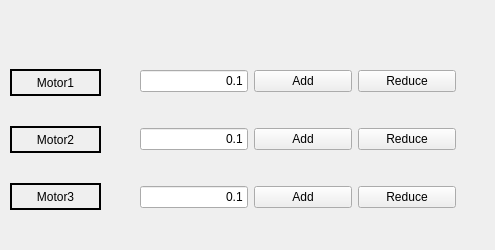
    <widget class="QWidget" name="tab_3">
     <attribute name="title">
      <string>Joint</string>
     </attribute>
     <widget class="QWidget" name="gridLayoutWidget">
      <property name="geometry">
       <rect>
        <x>110</x>
        <y>40</y>
        <width>376</width>
        <height>201</height>
       </rect>
      </property>
      <layout class="QGridLayout" name="gridLayout" rowstretch="0,0,0">
       <property name="leftMargin">
        <number>30</number>
       </property>
       <property name="rightMargin">
        <number>30</number>
       </property>
       <property name="horizontalSpacing">
        <number>6</number>
       </property>
       <item row="2" column="1">
        <widget class="QPushButton" name="pushButton_Motor3_Add">
         <property name="text">
          <string>Add</string>
         </property>
        </widget>
       </item>
       <item row="0" column="1">
        <widget class="QPushButton" name="pushButton_Motor1_Add">
         <property name="text">
          <string>Add</string>
         </property>
        </widget>
       </item>
       <item row="0" column="2">
        <widget class="QPushButton" name="pushButton_Motor1_Reduce">
         <property name="text">
          <string>Reduce</string>
         </property>
        </widget>
       </item>
       <item row="2" column="2">
        <widget class="QPushButton" name="pushButton_Motor3_Reduce">
         <property name="text">
          <string>Reduce</string>
         </property>
        </widget>
       </item>
       <item row="1" column="2">
        <widget class="QPushButton" name="pushButton_Motor2_Reduce">
         <property name="text">
          <string>Reduce</string>
         </property>
        </widget>
       </item>
       <item row="1" column="1">
        <widget class="QPushButton" name="pushButton_Motor2_Add">
         <property name="text">
          <string>Add</string>
         </property>
        </widget>
       </item>
       <item row="0" column="0">
        <widget class="QLineEdit" name="lineEdit_Motor1">
         <property name="sizePolicy">
          <sizepolicy hsizetype="Fixed" vsizetype="Fixed">
           <horstretch>0</horstretch>
           <verstretch>0</verstretch>
          </sizepolicy>
         </property>
         <property name="text">
          <string>0.1</string>
         </property>
         <property name="alignment">
          <set>Qt::AlignRight|Qt::AlignTrailing|Qt::AlignVCenter</set>
         </property>
        </widget>
       </item>
       <item row="1" column="0">
        <widget class="QLineEdit" name="lineEdit_Motor2">
         <property name="sizePolicy">
          <sizepolicy hsizetype="Fixed" vsizetype="Fixed">
           <horstretch>0</horstretch>
           <verstretch>0</verstretch>
          </sizepolicy>
         </property>
         <property name="text">
          <string>0.1</string>
         </property>
         <property name="alignment">
          <set>Qt::AlignRight|Qt::AlignTrailing|Qt::AlignVCenter</set>
         </property>
        </widget>
       </item>
       <item row="2" column="0">
        <widget class="QLineEdit" name="lineEdit_Motor3">
         <property name="sizePolicy">
          <sizepolicy hsizetype="Fixed" vsizetype="Fixed">
           <horstretch>0</horstretch>
           <verstretch>0</verstretch>
          </sizepolicy>
         </property>
         <property name="text">
          <string>0.1</string>
         </property>
         <property name="alignment">
          <set>Qt::AlignRight|Qt::AlignTrailing|Qt::AlignVCenter</set>
         </property>
        </widget>
       </item>
      </layout>
     </widget>
     <widget class="QWidget" name="verticalLayoutWidget">
      <property name="geometry">
       <rect>
        <x>10</x>
        <y>39</y>
        <width>91</width>
        <height>201</height>
       </rect>
      </property>
      <layout class="QVBoxLayout" name="verticalLayout_4">
       <property name="spacing">
        <number>30</number>
       </property>
       <property name="topMargin">
        <number>30</number>
       </property>
       <property name="bottomMargin">
        <number>30</number>
       </property>
       <item>
        <widget class="QLabel" name="label_Joint_Motor1">
         <property name="sizePolicy">
          <sizepolicy hsizetype="Preferred" vsizetype="Preferred">
           <horstretch>0</horstretch>
           <verstretch>0</verstretch>
          </sizepolicy>
         </property>
         <property name="frameShape">
          <enum>QFrame::Box</enum>
         </property>
         <property name="lineWidth">
          <number>2</number>
         </property>
         <property name="text">
          <string>Motor1</string>
         </property>
         <property name="alignment">
          <set>Qt::AlignCenter</set>
         </property>
        </widget>
       </item>
       <item>
        <widget class="QLabel" name="label_Joint_Motor2">
         <property name="frameShape">
          <enum>QFrame::Box</enum>
         </property>
         <property name="lineWidth">
          <number>2</number>
         </property>
         <property name="text">
          <string>Motor2</string>
         </property>
         <property name="alignment">
          <set>Qt::AlignCenter</set>
         </property>
        </widget>
       </item>
       <item>
        <widget class="QLabel" name="label_Joint_Motor3">
         <property name="frameShape">
          <enum>QFrame::Box</enum>
         </property>
         <property name="lineWidth">
          <number>2</number>
         </property>
         <property name="text">
          <string>Motor3</string>
         </property>
         <property name="alignment">
          <set>Qt::AlignCenter</set>
         </property>
        </widget>
       </item>
      </layout>
     </widget>
    </widget>
